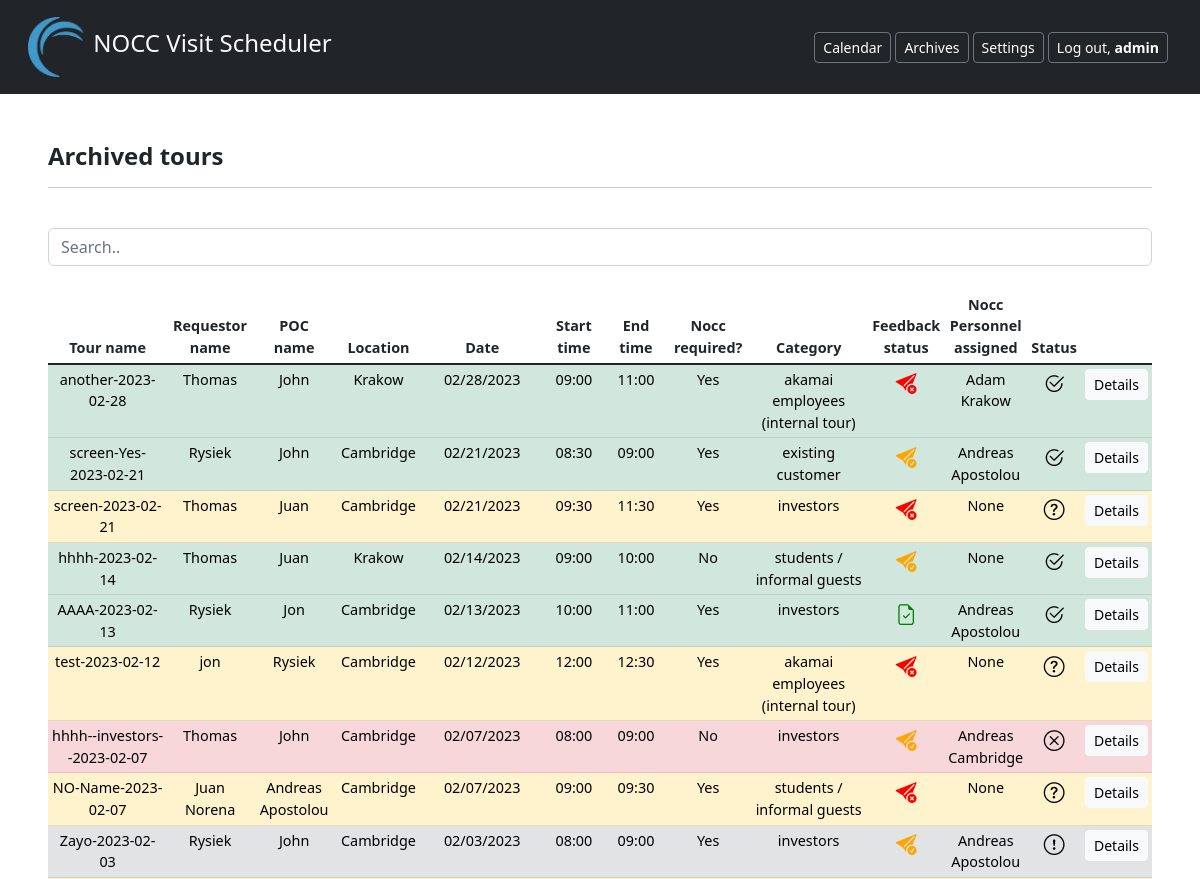
Page /archives/ (signed in, upper part) on the earlier database version.
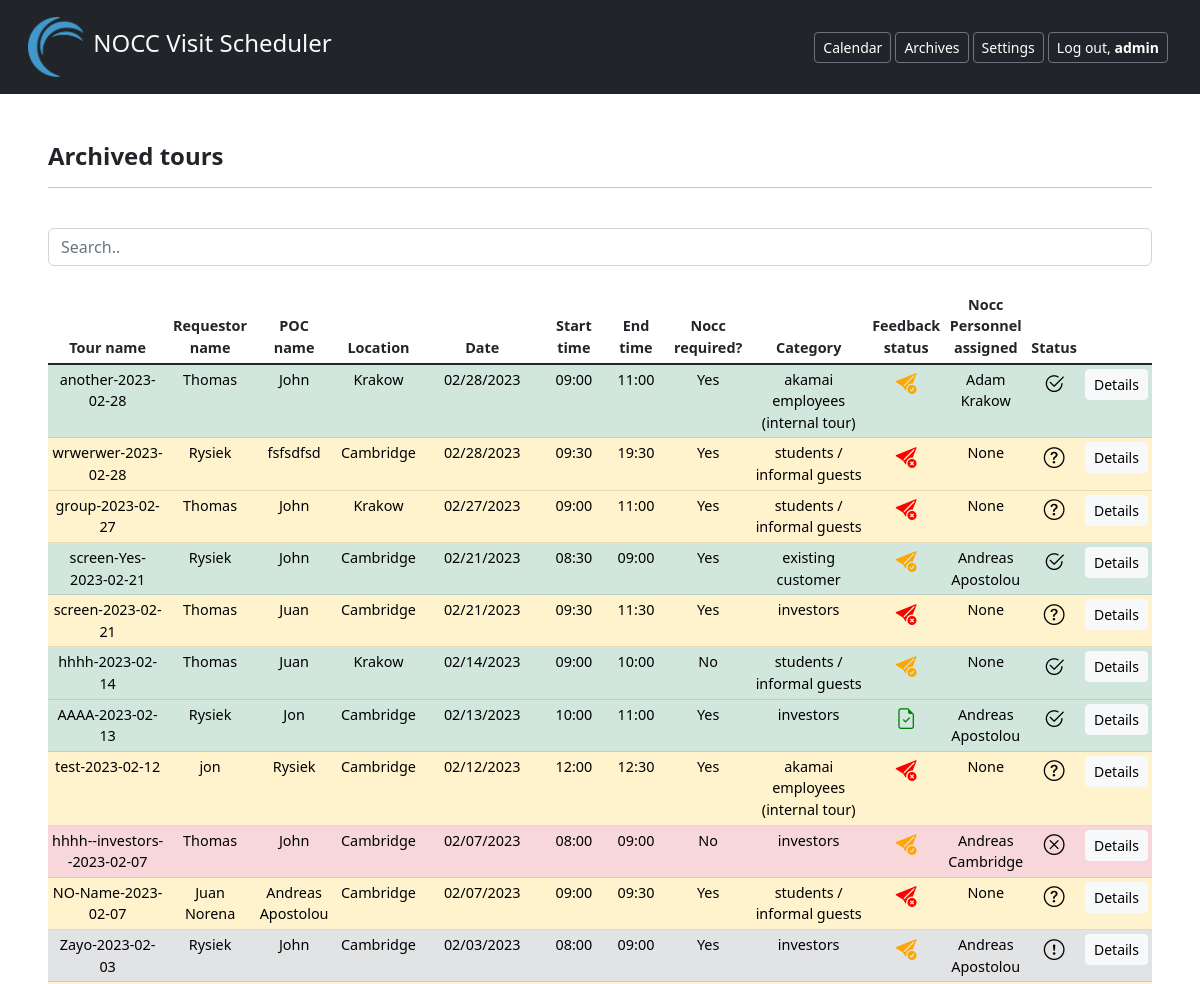
Same page on the later database version.
### NoccSchedulerApp/models.py (models this page shows, shortened)
class Tour(models.Model):
    tour_name = models.CharField(max_length=300)
    requestor_name = models.CharField(max_length=300)
    requestor_email = models.EmailField()
    poc_name = models.CharField(max_length=300)
    poc_email = models.EmailField()
    cc_this_request_to = models.EmailField(null=True, blank=True)
    DIVISION_CHOICES = [
        ('P & RE', 'P & RE'),
        ('Customer & Industry', 'Customer & Industry'),
        ('marketing', 'Marketing'),
        ('Global Events', 'Global Events'),
        ('Marketing Strategy', 'Marketing Strategy'),
        ('Legal', 'Legal'),
        ('CTO', 'CTO'),
        ('CEO', 'CEO'),
        ('Global Sales', 'Global Sales'),
        ('Customer Success', 'Customer Success'),
        ('Global Services', 'Global Services'),
        ('Products & Enablement', 'Products & Enablement'),
        ('Compute', 'Compute'),
        ('Edge Delivery', 'Edge Delivery'),
        ('Edge Business Operations', 'Edge Business Operations'),
        ('Edge Experience', 'Edge Experience'),
        ('Other', 'Other'),
    ]
    division = models.CharField(
        max_length=50,
        choices=DIVISION_CHOICES,
    )
    LOCATION_CHOICES = [
        ('Cambridge', 'Cambridge'),
        ('Krakow', 'Krakow'),
        ('Bangalore', 'Bangalore')
    ]
    location = models.ForeignKey(Location, on_delete=models.CASCADE)
    date = models.DateField()
    start_time = models.TimeField(null=True)
    end_time = models.TimeField(null=True)
    NOCC_REQUIRED_CHOICES = [
        ('No', 'No'),
        ('Yes', 'Yes'),
    ]
    nocc_personnel_required = models.CharField(
        max_length=10,
        choices=NOCC_REQUIRED_CHOICES,
        default='No',
    )
    CATEGORY_CHOICES = [
        ('existing customer', 'Existing Customer'),
        ('new prospect', 'New Prospect'),
        ('public relations / press / analysts',
         'Public Relations / Press / Analysts'),
        ('investors', 'Investors'),
        ('akamai employees (internal tour)', 'Akamai Employees (Internal Tour)'),
        ('students / informal guests', 'Students / Informal Guests'),
    ]
    category = models.CharField(max_length=50, choices=CATEGORY_CHOICES,)
    opportunity_ID = models.CharField(max_length=300, null=True, blank=True, default=0)
    attendees_akamai = models.IntegerField(default=0, validators=[MinValueValidator(0), MaxValueValidator(50)])
    attendees_guests = models.IntegerField(default=0, validators=[MinValueValidator(0), MaxValueValidator(50)])
    customer_or_group_name = models.CharField(max_length=200)
    customers_website = models.CharField(max_length=500,null=True,blank=True)
    TYPE_OF_CUSTOMERS=[
        ('Akamai Internal', 'Akamai Internal'),
        ('Financial Services', 'Financial Services'),
        ('Media', 'Media'),
        ('High Tech', 'High Tech'),
        ('Retail + Commerce', 'Retail + Commerce'),
        ('Gaming/OTT', 'Gaming/OTT'),
        ('Healthcare/Life Science', 'Healthcare/Life Science'),
        ('Manufacturing', 'Manufacturing'),
        ('Other', 'Other'),
    ]
    type_of_customers = models.CharField(max_length=200, choices=TYPE_OF_CUSTOMERS)
    nocc_person_assigned = models.CharField(max_length=200,null=True, blank=True)
    WELCOME_SCREEN_CHOICES = [
        ('No', 'No'),
        ('Yes', 'Yes'),
    ]
    custom_welcome_screen_needed = models.CharField(
        max_length=10,
        choices=WELCOME_SCREEN_CHOICES,
        default='No',
        null=True,
        blank=True,
    )
    comment = models.TextField(max_length=2000, null=True, blank=True)
    created = models.DateTimeField(auto_now_add=True)
    id = models.UUIDField(unique=True, primary_key=True, editable=True)
    STATUS_CHOICES = [
        ('Requested', 'Requested'),
        ('Rejected', 'Rejected'),
        ('Approved', 'Approved'),
        ('Canceled', 'Canceled'),
    ]
    status = models.CharField(max_length=20, choices=STATUS_CHOICES, default='Requested')
    FEEDBACK_STATUS_CHOICES = [
        ('Request not sent', 'Request not sent'),
        ('Request sent', 'Request sent'),
        ('No answer 3 days', 'No answer 3 days'),
        ('Provided', 'Provided'),
    ]
    feedback_status = models.CharField(max_length=30, choices=FEEDBACK_STATUS_CHOICES, default='Request not sent')
    SATISFACTION_CHOICES = [
        ('1', '1'),
        ('2', '2'),
        ('3', '3'),
        ('4', '4'),
        ('5', '5'),
    ]
    satisfaction = models.CharField(max_length=5, choices=SATISFACTION_CHOICES, blank=True, null=True)
    key_take_aways = models.TextField(max_length=200, null=True, blank=True)
    SESSIONS_CHOICES = [
        ('Not relevant', 'Not relevant'),
        ('Relevant', 'Relevant'),
        ('Very relevant', 'Very relevant'),
        ('Did not attend', 'Did not attend'),
    ]
    sessions_welcoming = models.CharField(max_length=20, choices=SESSIONS_CHOICES, blank=True, null=True)
    sessions_speaker = models.CharField(max_length=20, choices=SESSIONS_CHOICES, blank=True, null=True)
    sessions_walls_displays = models.CharField(max_length=20, choices=SESSIONS_CHOICES, blank=True, null=True)
    sessions_daily_work = models.CharField(max_length=20, choices=SESSIONS_CHOICES, blank=True, null=True)
    sessions_scheduling_arrangement = models.CharField(max_length=20, choices=SESSIONS_CHOICES, blank=True, null=True)
    overall_feedback = models.TextField(max_length=2000, null=True, blank=True)
    internal_or_external_audience = models.TextField(max_length=2000, null=True, blank=True)
    feedback_name = models.TextField(max_length=1000, null=True, blank=True)

class Location(models.Model):
    LOCATION_CHOICES = [
        ('Cambridge', 'Cambridge'),
        ('Krakow', 'Krakow'),
        ('Bangalore', 'Bangalore')
    ]
    location = models.CharField(max_length=100, choices=LOCATION_CHOICES, default='Cambridge')
    def __str__(self):
        return self.location

### NoccSchedulerApp/views.py (the view)
# urls.py: path('archives/', views.archives, name = 'archives' ),
@login_required(login_url='/login/')
def archives(request):
    tours = Tour.objects.filter(Q(date__lt=date.today()) | Q(
        status="Rejected") | Q(status="Canceled")).order_by('-date', 'start_time')
    context = {
        'tours': tours,
    }
    return render(request, "archives.html", context)

### templates/archives.html (shortened to what this page needs)
{% extends 'base.html' %}
{% block content %}
  <h4> <b> Archived tours </b> </h4>
  <hr><br>
  <input class="form-control" id="myInput" type="text" placeholder="Search..">
  <br>
  <div class="table-responsive text-center">
    <table class="table table-hover table-sm" style='font-size:90%'>
      <thead>
            <tr>
                <th scope="col" class="col-sm-2">Tour name</th>
                <th scope="col" class="col-sm-1">Requestor<br/>name</th>
                <th scope="col" class="col-sm-1">POC<br/>name</th>
                <th scope="col" class="col-sm-1">Location</th>
                <th scope="col" class="col-sm-2">Date</th>
                <th scope="col" class="col-sm-1">Start time</th>
                <th scope="col" class="col-sm-1">End time</th>
                <th scope="col" class="col-sm-1">Nocc<br/>required?</th>
                <th scope="col" class="col-sm-2">Category</th>
                <th scope="col" class="col-sm-1">Feedback<br>status</th>
                <th scope="col" class="col-sm-1">Nocc Personnel<br/>assigned</th>
                <th scope="col" class="col-sm-1">Status</th>
                <th scope="col" class="col-sm-1"></th>
            </tr>
          </thead>
            <tbody id="myTable" class="table-group-divider">
      {%for tour in tours %}
            <tr {%if tour.status == "Approved" %} class="table-success" {% elif tour.status == "Rejected" %} class="table-danger" {% elif tour.status == "Canceled" %} class="table-secondary"
            {% else %} class="table-warning" {% endif %}>
              <td>{{tour.tour_name}}</td>
                <td>{{tour.requestor_name}}</td>
                <td>{{tour.poc_name}}</td>
                <td>{{tour.location}}</td>
                <td>{{tour.date|date:"m/d/Y"}}</td>
                <td>{{tour.start_time|time:"H:i"}}</td>
                <td>{{tour.end_time|time:"H:i"}}</td>
                <td>{{tour.nocc_personnel_required}}</td>
                <td>{{tour.category}}</td>
                <td>
                  {% if tour.feedback_status == "Provided" %}
                  <i title="Feedback provided" class="bi bi-file-earmark-check" style="font-size: 1.3rem; color: green;"></i>
                  {% elif tour.feedback_status == "Request sent" %}
                  <i title="Feedback request sent" class="bi bi-send-check-fill" style="font-size: 1.3rem; color: orange;"></i>
                  {% else %}
                  <i title="Feedback request not sent yet" class="bi bi-send-x-fill" style="font-size: 1.3rem; color: red;"></i>
                  {% endif %}
                </td>
                <td>{{tour.nocc_person_assigned}}</td>
                <td>
                  {% if tour.status == "Requested" %}
                  <i title="Requested" class="bi bi-question-circle" style="font-size: 1.3rem; color: rgb(0, 0, 0);"></i>
                  {% elif tour.status == "Approved" %}
                  <i title="Approved" class="bi bi-check2-circle" style="font-size: 1.3rem; color: rgb(0, 0, 0);"></i>
                  {% elif tour.status == "Canceled" %}
                  <i title="Canceled" class="bi bi-exclamation-circle" style="font-size: 1.3rem; color: rgb(0, 0, 0);"></i>
                  {% else %}
                  <i title="Rejected" class="bi bi-x-circle" style="font-size: 1.3rem; color: rgb(0, 0, 0);"></i>
                  {% endif %}
                </td>
                <td>
                <form>
                 <button class="btn btn-light btn-sm" formaction="/tour-details/{{tour.id}}/">Details</button>
                </form>
                </td>
            </tr>
      {% endfor %}
</tbody>
</table>
</div>
{% endblock %}

Differences in the rows shown:
changed Tour "another-2023-02-28": feedback_status "Request not sent" → "Request sent" (drawn)
added Tour: tour_name "wrwerwer-2023-02-28", requestor_name "Rysiek", poc_name "fsfsdfsd", location "Cambridge", date "02/28/2023", start_time "09:30", end_time "19:30", nocc_personnel_required "Yes", category "students / informal guests", feedback_status "Request not sent" (drawn), nocc_person_assigned "None", status "Requested" (drawn)
added Tour: tour_name "group-2023-02-27", requestor_name "Thomas", poc_name "John", location "Krakow", date "02/27/2023", start_time "09:00", end_time "11:00", nocc_personnel_required "Yes", category "students / informal guests", feedback_status "Request not sent" (drawn), nocc_person_assigned "None", status "Requested" (drawn)
